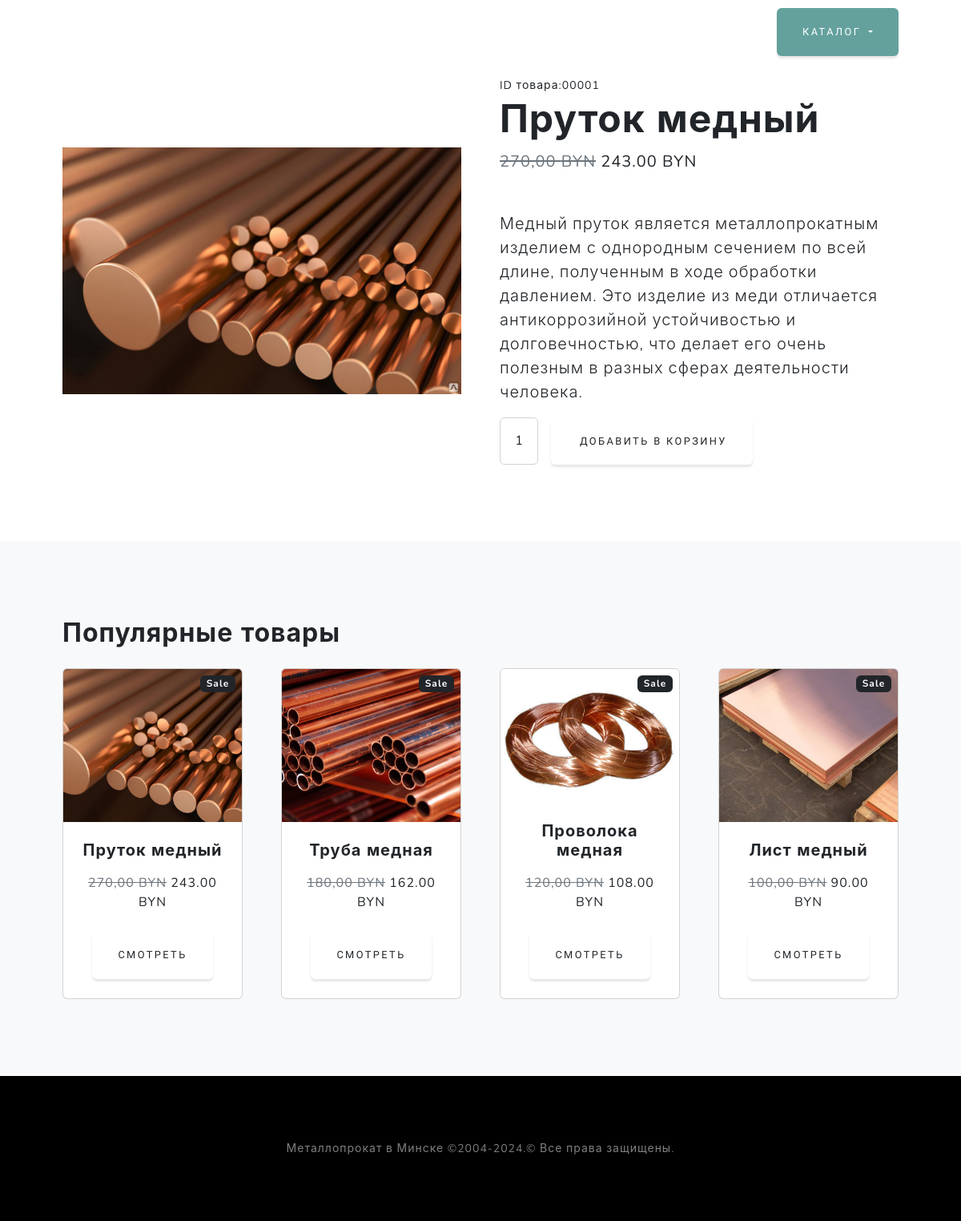
The page /catalog/product/prutok-mednyj/ on the database its author committed.
### goods/models.py (models this page shows, shortened)
class Products(models.Model):
    name = models.CharField(max_length = 150, unique = True, verbose_name="Название")
    slug = models.SlugField(max_length=200, unique=True, blank=True, null=True, verbose_name="URL")
    price = models.DecimalField(default=0.00, max_digits=7, decimal_places=2, verbose_name="Цена")
    image = models.ImageField(upload_to="goods_images",blank=True, null=True, verbose_name="Изображение")
    category = models.ForeignKey(to=Categories,on_delete=models.CASCADE, verbose_name='Категория')
    description = models.TextField(max_length=1000,unique=True,blank=True,null=True,verbose_name="Описание")
    discount = models.DecimalField(default=0.00, max_digits=4, decimal_places=2, verbose_name="Скидка в %")
    class Meta:
        db_table = "product"
        verbose_name = "Продукт"
        verbose_name_plural = "Продукты"
    def display_id(self):
        return f"{self.id:05}"
    def calc_discount(self):
        if self.discount:
            return format(self.price - self.price*self.discount/100,'.2f')

### goods/views.py (the view)
# urls.py: path('product/<slug:product_slug>/', views.product, name='product'),
def product(request, product_slug):
    product = Products.objects.get(slug=product_slug)
    context ={
        'product':product
    }
    return render(request, 'goods/product.html',context=context)

### goods/templatetags/goods_tags.py (called while the page is built)
@register.simple_tag()
def tag_categories():
    return Categories.objects.all()

@register.simple_tag()
def tag_products_sell():
    return Products.objects.filter(discount__gte=10)

### goods/templates/goods/product.html (shortened to what this page needs)
{% extends "main/base.html" %}
{% load static %}
{% block main %}
{% load goods_tags %}
<section class="py-5">
    <div class="container px-4 px-lg-5 my-5">
        <div class="row gx-4 gx-lg-5 align-items-center">
            <div class="col-md-6">
            <img class="card-img-top mb-5 mb-md-0" src="{{product.image.url}}" alt="..." />
            </div>
            <div class="col-md-6">
                <div class="small mb-1">ID товара:{{product.display_id}}</div>
                <h1 class="display-5 fw-bolder">{{product.name}}</h1>
                <div class="fs-5 mb-5">
                    {% if  product.discount%}
                        <span class="text-muted text-decoration-line-through">{{product.price}} BYN</span>
                        <span>{{product.calc_discount}} BYN</span>
                    {% else %}
                        <span>{{product.price}} BYN</span>
                    {% endif %}
                </div>
                <p class="lead">{{product.description}}</p>
                <div class="d-flex">
                    <input class="form-control text-center me-3" id="inputQuantity" type="num" value="1" style="max-width: 3rem" />
                    <button class="btn btn-outline-dark flex-shrink-0" type="button">
                        Добавить в корзину
                    </button>
                </div>
            </div>
        </div>
    </div>
</section>
<section class="py-5 bg-light">
    <div class="container px-4 px-lg-5 mt-5">
        <h2 class="fw-bolder mb-4">Популярные товары</h2>
        <div class="row gx-4 gx-lg-5 row-cols-2 row-cols-md-3 row-cols-xl-4 justify-content-center">
            {% tag_products_sell as products %}
            {% for product in products %}
            <div class="col mb-5">
                <div class="card h-100">
                {% if  product.discount %}
                    <div class="badge bg-dark text-white position-absolute" style="top: 0.5rem; right: 0.5rem">Sale</div>
                {% endif %}
                {% if product.image %}
                    <img class="card-img-top" style="  height: inherit; object-fit: cover;" src="{{ product.image.url }}" alt="{{product.name}}" />
                {% else %}
                    <img class="card-img-top" style="  height: inherit; object-fit: cover;" src="{% static "assets/img/not_found.png" %}" alt="..." />
                {% endif %}
                    <div class="card-body p-4">
                        <div class="text-center">
                            <h5 class="fw-bolder">{{ product.name }}</h5>
                        {% if  product.discount%}
                            <span class="text-muted text-decoration-line-through">{{product.price}} BYN</span>
                            <span>{{product.calc_discount}} BYN</span>
                        {% else %}
                            <span>{{product.price}} BYN</span>
                        {% endif %}
                        </div>
                    </div>
                    <div class="card-footer p-4 pt-0 border-top-0 bg-transparent">
                        <div class="text-center"><a class="btn btn-outline-dark mt-auto" href="{% url "goods:product" product.slug%}">Смотреть</a></div>
                    </div>
                </div>
            </div>
            {% endfor %}
        </div>
    </div>
</section>
{% endblock main%}

### main/templates/main/base.html (shortened to what this page needs)
{% load static %}
{% load goods_tags%}
<!DOCTYPE html>
<html lang="en">
    <head>
        <link href="{% static "css/styles.css" %}" rel="stylesheet" />
    </head>
    <body id="page-top">
        <nav class="navbar navbar-expand-lg navbar-light fixed-top" id="mainNav">
            <div class="container px-4 px-lg-5">
                <a class="navbar-brand" href="{%url "main:index"%}">СпецМетПоставка</a>
                <div class="collapse navbar-collapse" id="navbarResponsive">
                    <ul class="navbar-nav ms-auto">
                        <li class="nav-item"><a class="nav-link" href="#about">О нас</a></li>
                        <li class="nav-item"><a class="nav-link" href="#projects">Услуги</a></li>
                        <li class="nav-item"><a class="nav-link" href="#">Мой профиль</a></li>
                        <li class="nav-item"><a class="nav-link" href="{% url "admin:index" %}">Войти</a></li>
                    </ul>
                    <div class="dropdown mb-2">
                        <button class="btn btn-primary dropdown-toggle" type="button" data-bs-toggle="dropdown"
                            aria-expanded="false">
                            Каталог
                        </button>
                        {% tag_categories as categories %}
                    </div>
                </div>
            </div>
        </nav>
         {% block main %}
         {% endblock main %}
        <footer class="footer bg-black small text-center text-white-50"><div class="container px-4 px-lg-5">Металлопрокат в Минске ©2004-2024.&copy; Все права защищены.</div></footer>
    </body>
</html>

### rows shown on the page
Products: image (picture), display_id "00001", name "Пруток медный", price "270,00", calc_discount "243.00", description "Медный пруток является металлопрокатным изделием с однородным сечением по всей длине, полученным в ходе обработки давлением. Это изделие из меди отличается антикоррозийной устойчивостью и долговечностью, что делает его очень полезным в разных сферах деятельности человека.", shows "Sale"
Products: shows "Sale", image (picture), name "Труба медная", price "180,00", calc_discount "162.00"
Products: shows "Sale", image (picture), name "Проволока медная", price "120,00", calc_discount "108.00"
Products: shows "Sale", image (picture), name "Лист медный", price "100,00", calc_discount "90.00"
